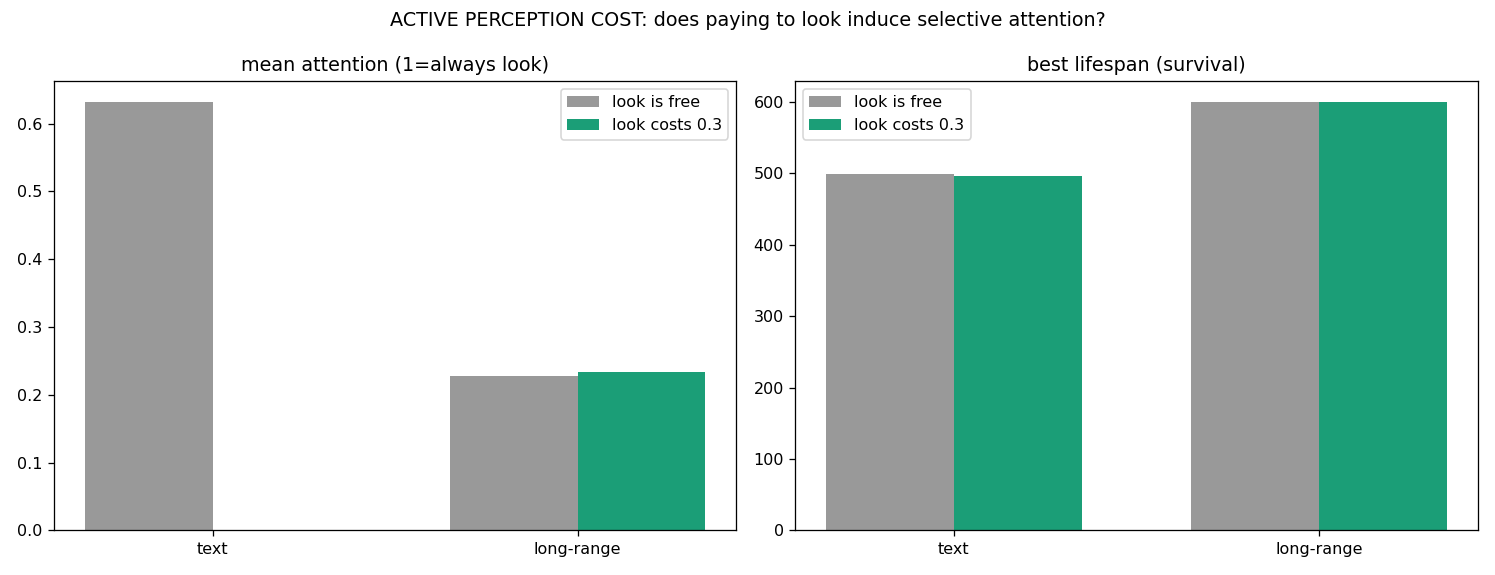

This chart was generated by the following Python code:
"""ACTIVE PERCEPTION COST -- a new law on a new capability axis: SELECTIVE
ATTENTION / sampling policy.

Every prior law degrades observation EXTERNALLY (occlusion/noise) or taxes the
body (rent/energy). None lets the organism CONTROL its own sensing. Here looking
costs energy: each step the organism sets an attention gate a_t = sigmoid(s_{t-1}
. w_look + b_look) in [0,1]; the input drive is scaled by a_t (attend less -> run
blind on recurrence), and metabolism drains LOOK_COST * a_t that step. So there is
pressure to look SELECTIVELY -- pay to look only when memory can't already predict.

Long-range world (periodic block + 5% noise): once phase-locked you can predict
WITHOUT looking, so the metabolically optimal policy is to GLANCE intermittently
to stay locked, then coast. PREDICTION: under look-cost, mean attention drops well
below 1 while survival holds (selective sampling emerges); without cost, gates
stay open (looking is free). We read the emergent POLICY (mean gate, reactive
looking after a surprise), never accuracy. Selection = pure lifespan.

Gates seeded with spread (b_look ~ N(0,1.5)) so attention is evolvable from gen 1
(avoids the old perc.py freeze where zero-init relative mutation calcified gates).
"""
# --- EEC path bootstrap: shared engine + corpus live in EEC/engine ---
import os as _o, sys as _s
_s.path.insert(0, _o.path.join(_o.path.dirname(_o.path.abspath(__file__)), "..", "..", "engine"))

import os
import numpy as np
import matplotlib
matplotlib.use("Agg")
import matplotlib.pyplot as plt

import run_matrix as RM
from evolve import EMBED, MUT_RATE, MUT_SCALE, POP_SIZE, START_ENERGY
from mind import RENT, MAX_M, MIN_M, reproduce

HERE = _o.path.dirname(_o.path.abspath(__file__))
GENS = int(os.environ.get("EEC_MGENS", "150"))
SEG_LR = int(os.environ.get("EEC_SEGLR", "600"))
SEG_TEXT = int(os.environ.get("EEC_SEGTEXT", "500"))
LOOK_COST = float(os.environ.get("EEC_LOOKCOST", "0.30"))   # energy per unit attention/step


class AttnMind:
    """Recurrent organism with a state-dependent attention gate over perception."""
    def __init__(self, V, rng):
        self.E = rng.normal(0, 0.1, (V, EMBED)).astype(np.float32)
        self.W_in = rng.normal(0, 1 / np.sqrt(EMBED), (EMBED, MAX_M)).astype(np.float32)
        self.W_rec = rng.normal(0, 1 / np.sqrt(MAX_M), (MAX_M, MAX_M)).astype(np.float32)
        self.b = np.zeros(MAX_M, dtype=np.float32)
        self.W_out = rng.normal(0, 1 / np.sqrt(MAX_M), (MAX_M, V)).astype(np.float32)
        self.b_out = np.zeros(V, dtype=np.float32)
        self.w_look = rng.normal(0, 1 / np.sqrt(MAX_M), MAX_M).astype(np.float32)
        self.b_look = np.float32(rng.normal(0, 1.5))         # seeded spread -> evolvable
        self.M = int(rng.integers(MIN_M, MAX_M + 1))

    def params(self):
        return [self.E, self.W_in, self.W_rec, self.b, self.W_out, self.b_out, self.w_look]

    def copy(self):
        g = AttnMind.__new__(AttnMind)
        (g.E, g.W_in, g.W_rec, g.b, g.W_out, g.b_out, g.w_look) = [p.copy() for p in self.params()]
        g.b_look = self.b_look; g.M = self.M
        return g

    def mutate(self, rng):
        for p in self.params():
            mask = rng.random(p.shape) < MUT_RATE
            p += mask * rng.normal(0, 1, p.shape).astype(np.float32) * (MUT_SCALE * (np.abs(p) + 1e-3))
        self.b_look += np.float32(rng.normal(0, MUT_SCALE) * (abs(self.b_look) + 0.1) * (rng.random() < MUT_RATE))
        if rng.random() < 0.3:
            self.M = int(np.clip(round(self.M + rng.normal(0, MUT_SCALE * self.M)), MIN_M, MAX_M))

    def run(self, seg, decay=1.0):
        """Gated recurrence. Returns states S (T,M) and attention trace a (T,)."""
        M = self.M
        Win = self.W_in[:, :M]; Wrec = self.W_rec[:M, :M]; b = self.b[:M]
        wl = self.w_look[:M]; bl = self.b_look
        emb = self.E[seg]
        drive_full = emb @ Win                       # (T,M) full-look drive
        T = len(seg)
        S = np.empty((T, M), dtype=np.float32); A = np.empty(T, dtype=np.float32)
        s = np.zeros(M, dtype=np.float32)
        for t in range(T):
            a = 1.0 / (1.0 + np.exp(-(s @ wl + bl)))  # attention from PREVIOUS state
            s = np.tanh(a * drive_full[t] + decay * (s @ Wrec) + b)
            S[t] = s; A[t] = a
        return S, A


def eval_lives(pop, seg, look_cost):
    lives, looks = [], []
    nxt = seg[1:]
    for m in pop:
        S, A = m.run(seg)
        preds = (S @ m.W_out[:m.M, :] + m.b_out).argmax(1)
        hits = preds[:-1] == nxt
        cost = RENT * m.M + (~hits) + look_cost * A[:-1]
        cum = np.cumsum(cost)
        life = len(hits) if cum[-1] < START_ENERGY \
            else int(np.searchsorted(cum, START_ENERGY)) + 1
        lives.append(life); looks.append(float(A[:life].mean()))
    return np.array(lives), np.array(looks)


def evolve(world_ids, V, seed, seg_len, look_cost):
    rng = np.random.default_rng(seed)
    pop = [AttnMind(V, rng) for _ in range(POP_SIZE)]
    for _ in range(GENS):
        start = int(rng.integers(0, len(world_ids) - seg_len - 1))
        seg = world_ids[start:start + seg_len]
        lives, _ = eval_lives(pop, seg, look_cost)
        pop = reproduce(pop, lives, rng)
    return pop


def measure(pop, world_ids, seg_len, look_cost, rng):
    start = int(rng.integers(0, len(world_ids) - seg_len - 1))
    seg = world_ids[start:start + seg_len]
    lives, looks = eval_lives(pop, seg, look_cost)
    bi = int(np.argmax(lives))
    m = pop[bi]
    S, A = m.run(seg)
    # reactive looking: does attention RISE in the 3 steps after an injected surprise?
    rng2 = np.random.default_rng(int(rng.integers(1 << 30)))
    base, after = [], []
    vmax = int(seg.max()) + 1
    for t0 in rng2.integers(40, seg_len - 10, 24):
        s2 = seg.copy(); s2[t0] = int((s2[t0] + 3) % vmax)
        _, A2 = m.run(s2)
        base.append(A2[t0 - 5:t0].mean()); after.append(A2[t0 + 1:t0 + 4].mean())
    return dict(mean_look=float(A.mean()), best_life=int(lives[bi]),
                pop_look=float(looks.mean()), M=int(m.M),
                look_base=float(np.mean(base)), look_after=float(np.mean(after)))


def main():
    text_ids, textV, _ = RM.world_text()
    lr_ids, lrV, _ = RM.world_longrange(np.random.default_rng(999))
    worlds = [("text", text_ids, textV, SEG_TEXT), ("longrange", lr_ids, lrV, SEG_LR)]
    print(f"gens={GENS} look_cost={LOOK_COST} | text V={textV} lr V={lrV}")
    res = {}
    for wname, ids, V, seg in worlds:
        for cost in [0.0, LOOK_COST]:
            mls, lifes, bas, afs = [], [], [], []
            for seed in [0, 1]:
                pop = evolve(ids, V, seed, seg, cost)
                mm = measure(pop, ids, seg, cost, np.random.default_rng(seed + 800))
                mls.append(mm["mean_look"]); lifes.append(mm["best_life"])
                bas.append(mm["look_base"]); afs.append(mm["look_after"])
            res[(wname, cost)] = dict(look=np.mean(mls), life=np.mean(lifes),
                                      base=np.mean(bas), after=np.mean(afs))
            r = res[(wname, cost)]
            tag = "FREE " if cost == 0 else "COST "
            print(f"[{wname:9} {tag}] mean_look={r['look']:.3f} best_life={r['life']:.0f} "
                  f"| reactive: base={r['base']:.3f} after_surprise={r['after']:.3f}")

    print("\n===== does metabolic look-cost induce SELECTIVE attention? =====")
    for w in ["text", "longrange"]:
        f, c = res[(w, 0.0)], res[(w, LOOK_COST)]
        print(f"  {w:9}: mean_look FREE {f['look']:.3f} -> COST {c['look']:.3f}   "
              f"(reactive uplift under cost: {c['after'] - c['base']:+.3f})")

    fig, ax = plt.subplots(1, 2, figsize=(13, 5))
    x = np.arange(2); w = 0.35
    for k, (key, title) in enumerate([("look", "mean attention (1=always look)"),
                                      ("life", "best lifespan (survival)")]):
        free = [res[(wn, 0.0)][key] for wn in ["text", "longrange"]]
        cost = [res[(wn, LOOK_COST)][key] for wn in ["text", "longrange"]]
        ax[k].bar(x - w/2, free, w, label="look is free", color="#999")
        ax[k].bar(x + w/2, cost, w, label=f"look costs {LOOK_COST}", color="#1b9e77")
        ax[k].set_xticks(x); ax[k].set_xticklabels(["text", "long-range"])
        ax[k].set_title(title); ax[k].legend()
    fig.suptitle("ACTIVE PERCEPTION COST: does paying to look induce selective attention?")
    plt.tight_layout()
    out = _o.path.join(HERE, "attention_cost.png")
    plt.savefig(out, dpi=115); print("\nsaved", out)


if __name__ == "__main__":
    main()
